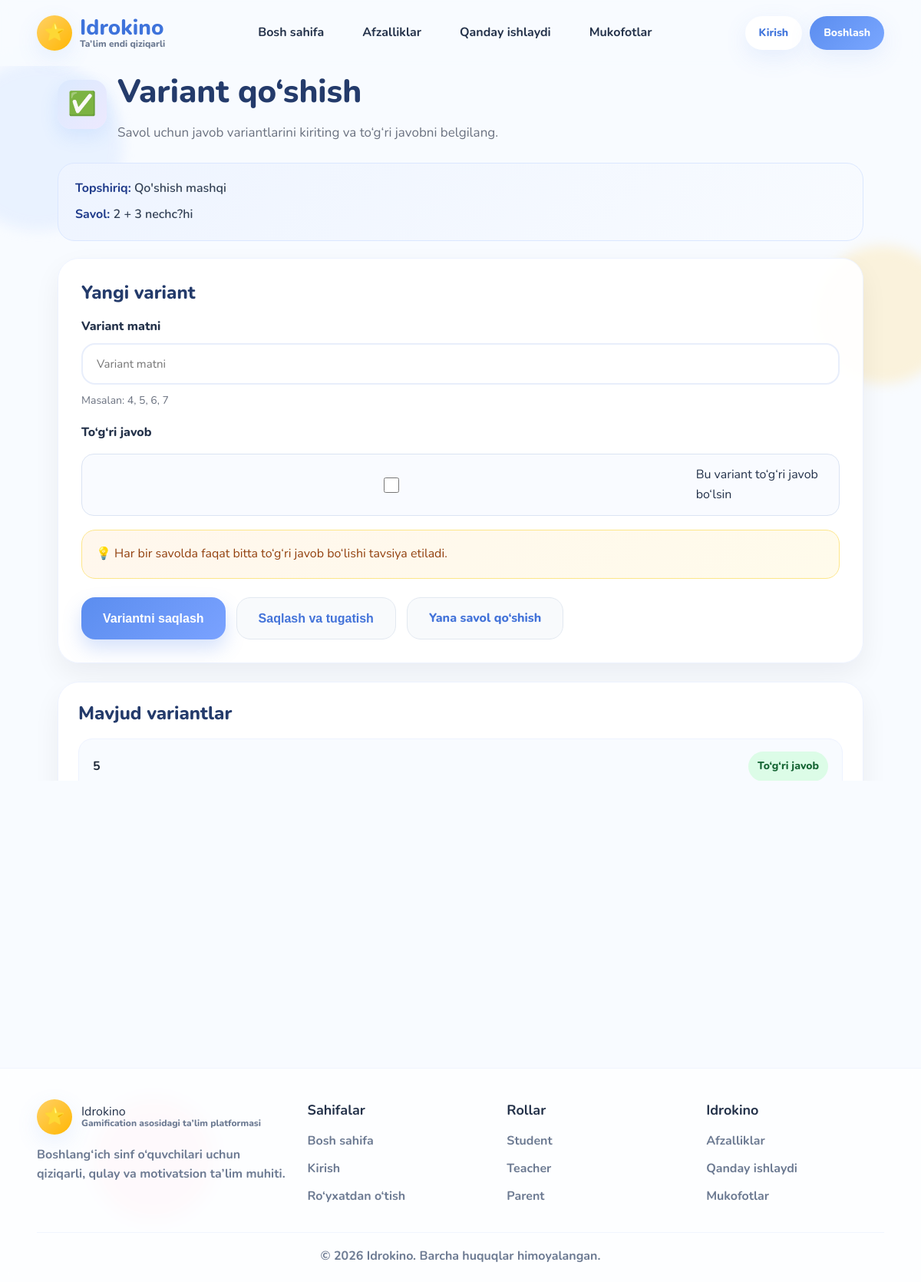
The app's page /teacher/questions/1/choices/add/ (signed in) with its own data.
### academics/models.py (models this page shows, shortened)
class Assignment(models.Model):
    subject = models.ForeignKey(
        Subject,
        on_delete=models.CASCADE,
        related_name="assignments"
    )
    title = models.CharField(max_length=200)
    description = models.TextField(blank=True)
    points = models.IntegerField(default=10)
    created_at = models.DateTimeField(auto_now_add=True)
    is_active = models.BooleanField(default=True)

class Question(models.Model):
    assignment = models.ForeignKey(
        Assignment,
        on_delete=models.CASCADE,
        related_name="questions"
    )
    text = models.CharField(max_length=500)
    image = models.ImageField(upload_to="questions/", blank=True, null=True)
    order = models.IntegerField(default=0)

class Choice(models.Model):
    question = models.ForeignKey(
        Question,
        on_delete=models.CASCADE,
        related_name="choices"
    )
    text = models.CharField(max_length=200)
    is_correct = models.BooleanField(default=False)

### teachers/views.py (the view)
    def wrapper(request, *args, **kwargs):
        if not request.user.is_authenticated:
            return redirect("login")
        if request.user.role != "teacher":
            return HttpResponseForbidden("Bu sahifa faqat o‘qituvchilar uchun.")
        return view_func(request, *args, **kwargs)

### teachers/forms.py
class ChoiceCreateForm(forms.ModelForm):
    class Meta:
        model = Choice
        fields = ["text", "is_correct"]
        widgets = {
            "text": forms.TextInput(attrs={
                "placeholder": "Variant matni",
                "class": "form-input"
            }),
            "is_correct": forms.CheckboxInput(attrs={
                "class": "form-checkbox"
            }),
        }

### teachers/views.py (called while the page is built)
def teacher_required(view_func):
    def wrapper(request, *args, **kwargs):
        if not request.user.is_authenticated:
            return redirect("login")
        if request.user.role != "teacher":
            return HttpResponseForbidden("Bu sahifa faqat o‘qituvchilar uchun.")
        return view_func(request, *args, **kwargs)
    return wrapper

### templates/teachers/add_choices.html (shortened to what this page needs)
{% extends 'base/base.html' %}
{% block content %}
<div class="pretty-shell">
    <div class="pretty-page-title">
        <div class="icon">✅</div>
        <div>
            <h1>Variant qo‘shish</h1>
            <p>Savol uchun javob variantlarini kiriting va to‘g‘ri javobni belgilang.</p>
        </div>
    </div>
    <div class="top-info-card">
        <div class="line"><strong>Topshiriq:</strong> {{ assignment.title }}</div>
        <div class="line"><strong>Savol:</strong> {{ question.text }}</div>
    </div>
    <div class="pretty-card">
        <h2 class="section-title">Yangi variant</h2>
        <form method="post">
            <div class="form-grid">
                <div class="form-group">
                    <label class="form-label" for="{{ form.text.id_for_label }}">Variant matni</label>
                    {{ form.text }}
                    <div class="help-text">Masalan: 4, 5, 6, 7</div>
                </div>
                <div class="form-group">
                    <label class="form-label">To‘g‘ri javob</label>
                    <div class="checkbox-row">
                        {{ form.is_correct }}
                        <span>Bu variant to‘g‘ri javob bo‘lsin</span>
                    </div>
                </div>
            </div>
            <div class="tip-box">
                💡 Har bir savolda faqat bitta to‘g‘ri javob bo‘lishi tavsiya etiladi.
            </div>
            <div class="actions">
                <button type="submit" class="btn-soft btn-primary-soft">Variantni saqlash</button>
                <button type="submit" name="save_and_finish" value="1" class="btn-soft btn-light-soft">
                    Saqlash va tugatish
                </button>
                <a href="{% url 'add_question' assignment.id %}" class="btn-soft btn-light-soft">Yana savol qo‘shish</a>
            </div>
        </form>
    </div>
    <div class="choices-card">
        <h2 class="section-title">Mavjud variantlar</h2>
        {% if choices %}
            <div class="choices-list">
                {% for choice in choices %}
                    <div class="choice-item">
                        <div style="font-weight:700; color:#1f2937;">
                            {{ choice.text }}
                        </div>
                        {% if choice.is_correct %}
                            <div class="choice-badge-correct">To‘g‘ri javob</div>
                        {% else %}
                            <div class="choice-badge-normal">Oddiy variant</div>
                        {% endif %}
                    </div>
                {% endfor %}
            </div>
        {% else %}
            <div class="empty-box">
                <div class="emoji">📭</div>
                <div>Hozircha variantlar yo‘q. Birinchi variantni qo‘shing.</div>
            </div>
        {% endif %}
    </div>
</div>
{% endblock %}

### static/css/global.css (style rules this page uses)
:root { --primary: #5B8DEF; --primary-dark: #3E73DB; --secondary: #FFD166; --pink: #FF8FB1; --green: #7BD88F; --purple: #B799FF; --bg: #F8FBFF; --card: #FFFFFF; --text: #24324A; --muted: #6C7A92; --shadow: 0 10px 30px rgba(91, 141, 239, 0.12); --radius-xl: 28px; --radius-lg: 20px; --radius-md: 14px; }
* { margin: 0; padding: 0; box-sizing: border-box; }
body { font-family: 'Nunito', sans-serif; background: var(--bg); color: var(--text); line-height: 1.6; position: relative; overflow-x: hidden; }
a { text-decoration: none; color: inherit; }
.section-title { font-size: clamp(28px, 4vw, 42px); line-height: 1.2; font-weight: 800; margin-bottom: 14px; }
html { scroll-behavior: smooth; }
.form-grid { display: grid; grid-template-columns: 1fr 1fr; gap: 18px; }
.form-group { display: grid; gap: 8px; }
.form-group label { font-weight: 800; color: var(--text); }
.form-group input, .form-group select, .form-group textarea { width: 100%; padding: 15px 18px; border: 2px solid #e8eefb; border-radius: 18px; outline: none; background: #fff; font-size: 15px; font-family: inherit; color: var(--text); transition: 0.25s ease; }

### templates/teachers/add_choices.html (style rules this page uses)
.pretty-shell { max-width: 1050px; margin: 0 auto; }
.pretty-page-title { display: flex; align-items: center; gap: 14px; margin-bottom: 26px; }
.pretty-page-title .icon { width: 64px; height: 64px; border-radius: 18px; display: flex; align-items: center; justify-content: center; font-size: 30px; background: linear-gradient(135deg, #dbeafe, #ede9fe); box-shadow: 0 10px 24px rgba(59, 130, 246, 0.12); }
.pretty-page-title h1 { margin: 0; font-size: 42px; color: #243b6b; font-weight: 800; }
.pretty-page-title p { margin: 6px 0 0 0; color: #6b7280; font-size: 17px; }
.top-info-card { background: linear-gradient(135deg, #eef4ff, #f8fbff); border: 1px solid #dbe7ff; border-radius: 22px; padding: 20px 22px; margin-bottom: 22px; }
.top-info-card .line { margin-bottom: 8px; color: #334155; font-weight: 600; }
.top-info-card .line:last-child { margin-bottom: 0; }
.top-info-card strong { color: #1e3a8a; }
.pretty-card { background: rgba(255,255,255,0.92); border-radius: 28px; padding: 30px; box-shadow: 0 14px 35px rgba(15, 23, 42, 0.06); border: 1px solid #edf2ff; }
.section-title { margin: 0 0 18px 0; font-size: 24px; font-weight: 800; color: #243b6b; }
.form-grid { display: grid; grid-template-columns: 1fr; gap: 18px; }
.form-group { display: flex; flex-direction: column; gap: 8px; }
.form-label { font-size: 16px; font-weight: 700; color: #334155; }
.form-input { width: 100%; padding: 14px 16px; border-radius: 16px; border: 1.5px solid #dbe4f3; background: #f9fbff; font-size: 16px; outline: none; transition: .2s ease; }
.checkbox-row { display: flex; align-items: center; gap: 10px; margin-top: 6px; padding: 14px 16px; border: 1.5px solid #dbe4f3; border-radius: 16px; background: #f9fbff; }
.form-checkbox { width: 20px; height: 20px; accent-color: #5b8def; }
.help-text { color: #6b7280; font-size: 14px; margin-top: 2px; }
.tip-box { background: linear-gradient(135deg, #fff7ed, #fffbeb); border: 1px solid #fde68a; border-radius: 18px; padding: 18px; color: #92400e; margin-top: 18px; }
.actions { display: flex; gap: 14px; flex-wrap: wrap; margin-top: 24px; }
.btn-soft { display: inline-flex; align-items: center; justify-content: center; padding: 14px 28px; border-radius: 18px; text-decoration: none; font-weight: 800; border: none; cursor: pointer; font-size: 16px; transition: .2s ease; }
.btn-primary-soft { background: linear-gradient(135deg, #5b8def, #7aa2ff); color: white; box-shadow: 0 12px 24px rgba(91, 141, 239, 0.25); }
.btn-light-soft { background: #f8fafc; color: #4373d9; border: 1px solid #e2e8f0; }
.choices-card { margin-top: 24px; background: rgba(255,255,255,0.92); border-radius: 28px; padding: 26px; box-shadow: 0 14px 35px rgba(15, 23, 42, 0.06); border: 1px solid #edf2ff; }
.choices-list { display: flex; flex-direction: column; gap: 14px; margin-top: 16px; }
.choice-item { display: flex; justify-content: space-between; align-items: center; gap: 14px; padding: 16px 18px; border-radius: 18px; background: #f8fbff; border: 1px solid #edf2ff; flex-wrap: wrap; }
.choice-badge-correct { background: #dcfce7; color: #166534; padding: 8px 12px; border-radius: 999px; font-size: 14px; font-weight: 800; }
.choice-badge-normal { background: #eef2ff; color: #334155; padding: 8px 12px; border-radius: 999px; font-size: 14px; font-weight: 700; }

### records on screen
Assignment: title "Qo'shish mashqi"
Question: text "2 + 3 nechc?hi"
Choice: text "5", is_correct "To‘g‘ri javob"
